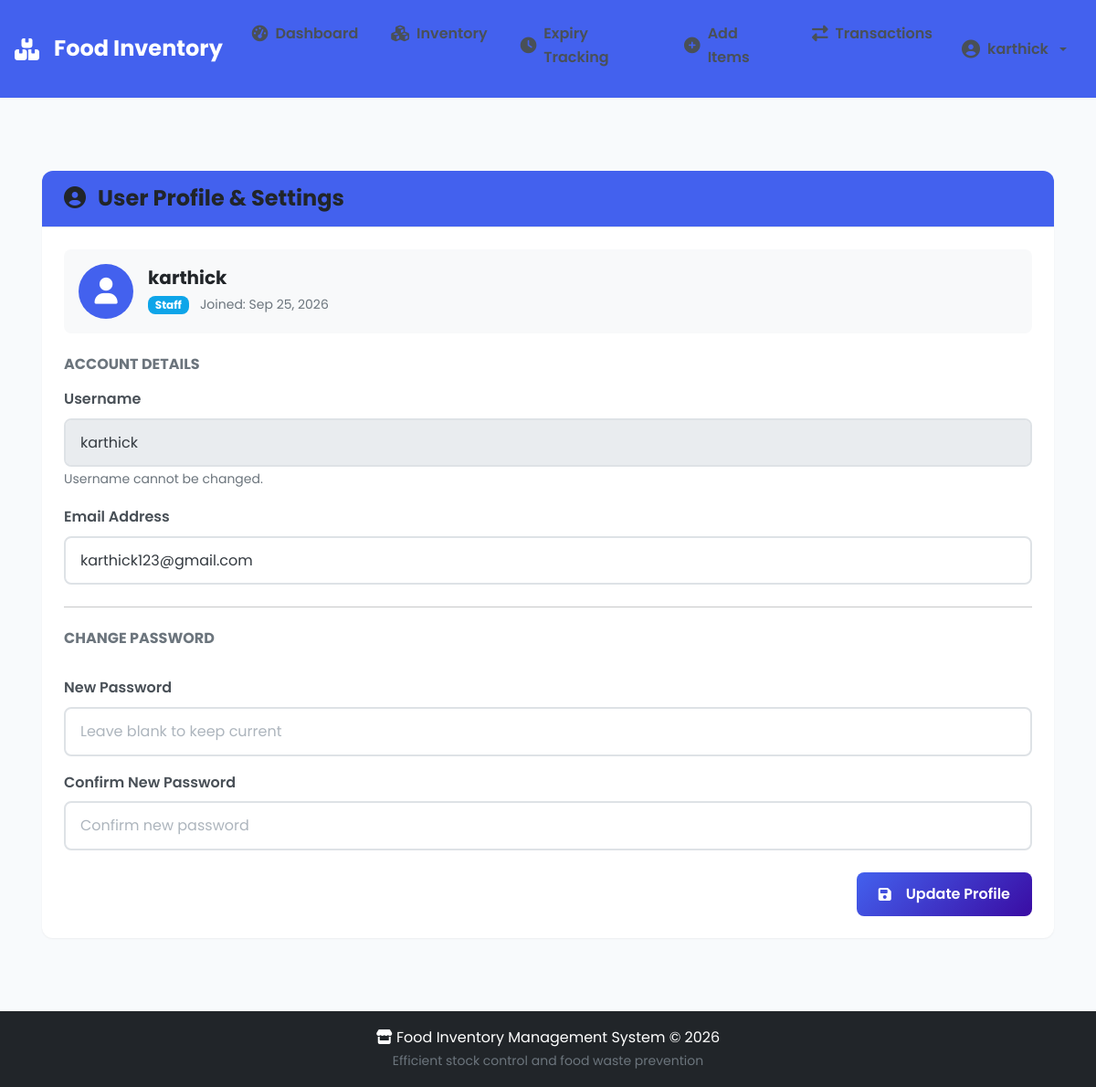
/profile/ (signed in), run on the app's committed database.
### inventory/models.py (models this page shows, shortened)
class User(AbstractUser):
    role = models.CharField(max_length=20, default='staff')  # admin, manager, staff
    created_at = models.DateTimeField(auto_now_add=True)

### inventory/views.py (the view, shortened to what this page needs)
# urls.py: path('profile/', views.profile_view, name='profile'),
@login_required
def profile_view(request):
    return render(request, 'profile.html')

### templates/profile.html (shortened to what this page needs)
{% extends "base.html" %}
{% block content %}
<div class="container py-4">
    <div class="row justify-content-center">
        <div class="col-lg-8">
            <div class="card shadow-sm border-0">
                <div class="card-header bg-primary text-white py-3">
                    <h4 class="mb-0"><i class="fas fa-user-circle me-2"></i> User Profile & Settings</h4>
                </div>
                <div class="card-body p-4">
                    <div class="d-flex align-items-center mb-4 p-3 bg-light rounded">
                        <div class="bg-primary text-white rounded-circle d-flex align-items-center justify-content-center me-3" style="width: 60px; height: 60px; font-size: 1.8rem;">
                            <i class="fas fa-user"></i>
                        </div>
                        <div>
                            <h5 class="mb-1 fw-bold">{{ user.username }}</h5>
                            <span class="badge bg-info text-capitalize me-2">{{ user.role }}</span>
                            <small class="text-muted">Joined: {{ user.date_joined|date:"M d, Y" }}</small>
                        </div>
                    </div>
                    <form method="POST" action="{% url 'profile' %}">
                        <h6 class="fw-bold text-uppercase text-muted mb-3">Account Details</h6>
                        <div class="mb-3">
                            <label class="form-label fw-semibold">Username</label>
                            <input type="text" class="form-control" value="{{ user.username }}" readonly disabled>
                            <small class="text-muted">Username cannot be changed.</small>
                        </div>
                        <div class="mb-4">
                            <label class="form-label fw-semibold">Email Address</label>
                            <input type="email" name="email" class="form-control" value="{{ user.email }}" required>
                        </div>
                        <hr class="my-4">
                        <h6 class="fw-bold text-uppercase text-muted mb-3">Change Password</h6>
                        <div class="row mb-3">
                            <div class="col-md-6">
                                <label class="form-label fw-semibold">New Password</label>
                                <input type="password" name="new_password" class="form-control" placeholder="Leave blank to keep current">
                            </div>
                            <div class="col-md-6">
                                <label class="form-label fw-semibold">Confirm New Password</label>
                                <input type="password" name="confirm_password" class="form-control" placeholder="Confirm new password">
                            </div>
                        </div>
                        <div class="d-flex justify-content-end mt-4">
                            <button type="submit" class="btn btn-primary px-4">
                                <i class="fas fa-save me-2"></i> Update Profile
                            </button>
                        </div>
                    </form>
                </div>
            </div>
        </div>
    </div>
</div>
{% endblock %}

### templates/base.html (shortened to what this page needs)
{% load static %}
<!DOCTYPE html>
<html lang="en">
<head>
    <link href="https://cdn.jsdelivr.net/npm/bootstrap@5.3.0/dist/css/bootstrap.min.css" rel="stylesheet">
    <link rel="stylesheet" href="https://cdnjs.cloudflare.com/ajax/libs/font-awesome/6.4.0/css/all.min.css">
    <link rel="stylesheet" href="{% static 'css/style.css' %}">
</head>
<body>
    <nav class="navbar navbar-expand-lg navbar-dark bg-primary shadow-sm">
        <div class="container-fluid">
            <a class="navbar-brand fw-bold" href="{% url 'dashboard' %}">
                <i class="fas fa-boxes me-2"></i> Food Inventory
            </a>
            <div class="collapse navbar-collapse" id="navbarNav">
                {% if user.is_authenticated %}
                <ul class="navbar-nav me-auto mb-2 mb-lg-0 gap-1">
                    <li class="nav-item">
                        <a class="nav-link d-flex align-items-center gap-2 px-3 rounded {% if request.resolver_match.url_name == 'dashboard' %}active{% endif %}"
                            href="{% url 'dashboard' %}">
                            <i class="fas fa-tachometer-alt"></i> <span>Dashboard</span>
                        </a>
                    </li>
                    <li class="nav-item">
                        <a class="nav-link d-flex align-items-center gap-2 px-3 rounded {% if request.resolver_match.url_name == 'inventory' %}active{% endif %}"
                            href="{% url 'inventory' %}">
                            <i class="fas fa-cubes"></i> <span>Inventory</span>
                        </a>
                    </li>
                    <li class="nav-item">
                        <a class="nav-link d-flex align-items-center gap-2 px-3 rounded {% if request.resolver_match.url_name == 'expiry_tracking' %}active{% endif %}"
                            href="{% url 'expiry_tracking' %}">
                            <i class="fas fa-clock"></i> <span>Expiry Tracking</span>
                        </a>
                    </li>
                    <li class="nav-item">
                        <a class="nav-link d-flex align-items-center gap-2 px-3 rounded {% if request.resolver_match.url_name == 'add_item' %}active{% endif %}"
                            href="{% url 'add_item' %}">
                            <i class="fas fa-plus-circle"></i> <span>Add Items</span>
                        </a>
                    </li>
                    <li class="nav-item">
                        <a class="nav-link d-flex align-items-center gap-2 px-3 rounded {% if request.resolver_match.url_name == 'transactions' %}active{% endif %}"
                            href="{% url 'transactions' %}">
                            <i class="fas fa-exchange-alt"></i> <span>Transactions</span>
                        </a>
                    </li>
                </ul>
                <ul class="navbar-nav ms-auto align-items-center">
                    <li class="nav-item dropdown">
                        <a class="nav-link dropdown-toggle d-flex align-items-center gap-2 px-3" href="#" role="button"
                            data-bs-toggle="dropdown">
                            <i class="fas fa-user-circle fs-5"></i> <span>{{ user.username }}</span>
                        </a>
                    </li>
                </ul>
                {% endif %}
            </div>
        </div>
    </nav>
    <main class="py-4">
        {% block content %}{% endblock %}
    </main>
    <footer class="bg-dark text-white py-3 mt-5">
        <div class="container text-center">
            <p class="mb-0">
                <i class="fas fa-store"></i> Food Inventory Management System &copy; 2026
            </p>
            <small class="text-muted">Efficient stock control and food waste prevention</small>
        </div>
    </footer>
</body>
</html>

### data on the page
User: username "karthick", role "Staff", date_joined "Sep 25, 2026", email "karthick123@gmail.com"
